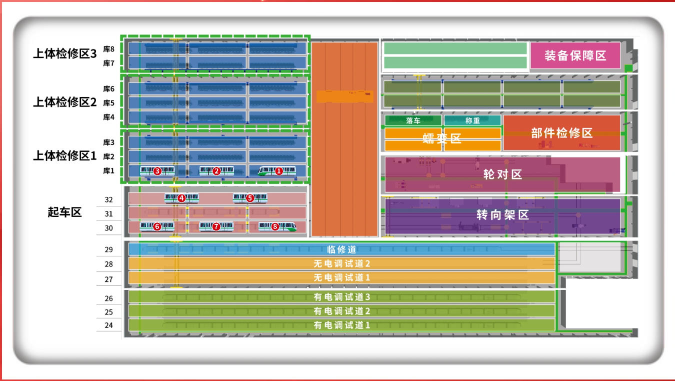
#> input picture 图片/列车模型/列车.jpg, 1349 x 761 px, found by its file name (shown at 1/2 size)
$ python analyze_fine.py
#> lines starting #> are read from the running program, lines starting #| are printed output that depends on the picture; after the words box and inside, x2 and y2 are one past the last pixel; in counts of white or black regions, pixels touching at a corner belong together
import cv2
import numpy as np
from PIL import Image

img_pil = Image.open(r'F:\自开发程序\工厂建模\图片\列车模型\列车.jpg')
#> img_pil is the input picture: PIL image 1349x761 RGB; mean R, G, B 191.5, 184.9, 173.6
img = cv2.cvtColor(np.array(img_pil), cv2.COLOR_RGB2BGR)
gray = cv2.cvtColor(img, cv2.COLOR_BGR2GRAY)
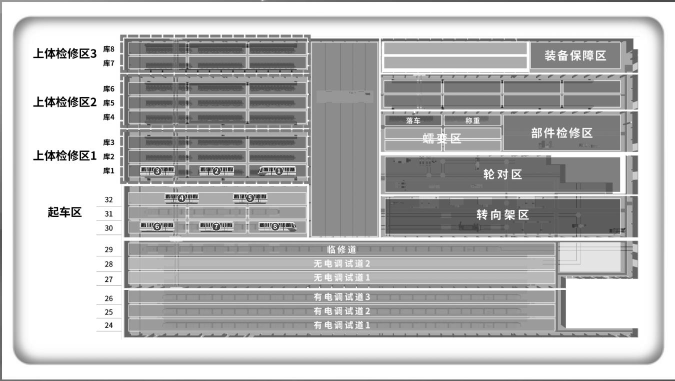
#> gray: shape (761, 1349) (shown at 1/2 size); min 0, max 255, mean 185.6

h, w = gray.shape
#> h = 761; w = 1349

row_white = np.array([np.sum(gray[r, :] > 235) for r in range(h)])
#> row_white = 761 values, max 1345 at index 5, min 0 at index 1, mean 468.6
col_white = np.array([np.sum(gray[:, c] > 235) for c in range(w)])
#> col_white = 1349 values, max 755 at index 5, min 0 at index 0, mean 264.4

print("=== 主内容区域(行69-674, 列240-1276)的精细分析 ===")

print("\n--- 列240-1276 中每列的白像素占比 ---")
prev_pct = 0
for c in range(240, 1277):
    white_pct = col_white[c] / h
    if white_pct > 0.88:
        if prev_pct <= 0.88:
            print(f"  白色列开始: {c} ({white_pct:.1%})")
    else:
        if prev_pct > 0.88:
            print(f"  白色列结束: {c-1}")
    prev_pct = white_pct
#> this loop made 1037 passes
#> (white_pct, prev_pct) on passes 1 to 3: (0.573, 0.573), (0.565, 0.565), (0.558, 0.558)

print("\n--- 行69-674 中每行的白像素占比 ---")
prev_pct = 0
for r in range(69, 675):
    white_pct = row_white[r] / w
    if white_pct > 0.88:
        if prev_pct <= 0.88:
            print(f"  白色行开始: {r} ({white_pct:.1%})")
    else:
        if prev_pct > 0.88:
            print(f"  白色行结束: {r-1}")
    prev_pct = white_pct
#> this loop made 606 passes
#> (white_pct, prev_pct) on passes 1 to 3: (0.703, 0.703), (0.701, 0.701), (0.7, 0.7)
#|   白色行开始: 475 (96.7%)
#|   白色行开始: 577 (96.7%)

print("\n--- 行76-474区域(第一大块)的列分析 ---")
for c in range(240, 1277, 1):
    region = gray[76:475, c]
    white_pct = np.sum(region > 235) / len(region)
    if white_pct > 0.95:
        pass
#> this loop made 1037 passes
#> white_pct on passes 1 to 3: 0.333, 0.318, 0.311

def find_vertical_splits(img_gray, row_start, row_end, col_start, col_end, threshold=0.90):
#> called with row_start = 76, row_end = 475, col_start = 240, col_end = 1277, threshold = 0.85
    region = img_gray[row_start:row_end, col_start:col_end]
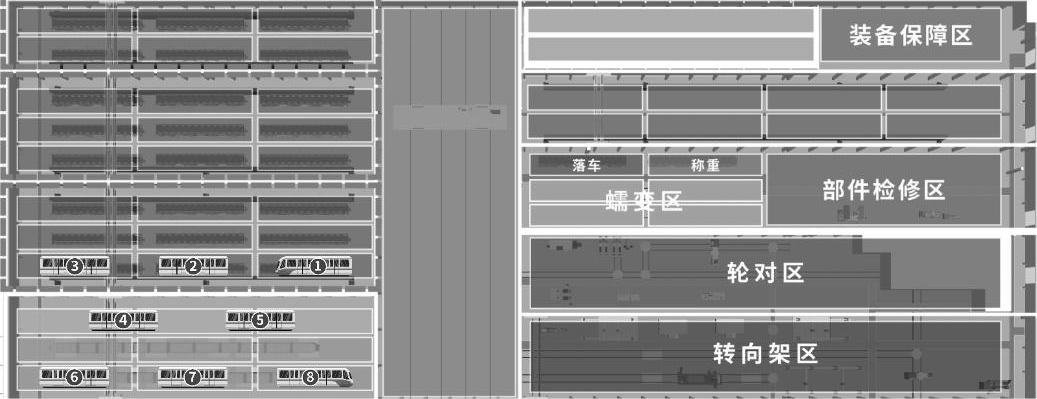
#> region: shape (399, 1037); min 1, max 255, mean 143
    h_r, w_r = region.shape
#> h_r = 399; w_r = 1037
    splits = []
    for c in range(w_r):
        white_pct = np.sum(region[:, c] > 235) / h_r
        if white_pct > threshold:
            splits.append(col_start + c)
#> after the loop, splits = [758, 759, 760]
    return splits

print("\n--- 行76-474, 列240-1276 垂直分割检测 ---")
splits1 = find_vertical_splits(gray, 76, 475, 240, 1277, 0.85)
#> splits1 = [758, 759, 760]
def group_consecutive(indices, gap=5):
#> called with gap = 5
    if not indices:
        return []
    groups = []
    start = indices[0]
#> start = 758
    prev = indices[0]
#> prev = 758
    for idx in indices[1:]:
        if idx - prev > gap:
            groups.append((start, prev))
            start = idx
        prev = idx
#> this loop made 2 passes
#> (idx, prev) on passes 1 to 2: (759, 759), (760, 760)
#> after the loop, groups = []
    groups.append((start, prev))
    return groups

col_splits1 = group_consecutive(splits1, 5)
#> col_splits1 = [(758, 760)]
print(f"垂直分割线: {col_splits1}")
#| 垂直分割线: [(758, 760)]

print("\n--- 行481-576, 列240-1276 垂直分割检测 ---")
splits2 = find_vertical_splits(gray, 481, 577, 240, 1277, 0.85)
#> call 2 of find_vertical_splits, with row_start = 481, row_end = 577, col_start = 240, col_end = 1277, threshold = 0.85
#> in find_vertical_splits (call 2), `region = img_gray[row_start:row_end, col_start:col_end]`:
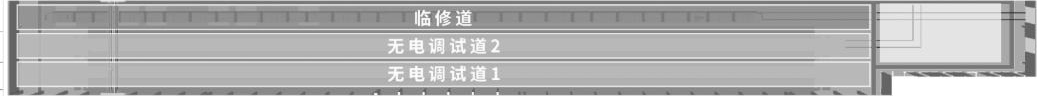
#> region: shape (96, 1037); min 56, max 255, mean 176.2
#> the loop in find_vertical_splits (call 2), `for c in range(w_r):` made 1037 passes
#> white_pct on passes 1 to 3: 0.969, 0.969, 0.958
#> after the loop in find_vertical_splits (call 2), `for c in range(w_r):`: splits = [240, 241, 242, 244, 245, 246]
#> splits2 = [240, 241, 242, 244, 245, 246]
col_splits2 = group_consecutive(splits2, 5)
#> the loop in group_consecutive (call 2), `for idx in indices[1:]:` made 5 passes
#> (idx, prev) on passes 1 to 5: (241, 241), (242, 242), (244, 244), (245, 245), (246, 246)
#> col_splits2 = [(240, 246)]
print(f"垂直分割线: {col_splits2}")
#| 垂直分割线: [(240, 246)]

print("\n--- 行580-674, 列240-1276 垂直分割检测 ---")
splits3 = find_vertical_splits(gray, 580, 675, 240, 1277, 0.85)
#> call 3 of find_vertical_splits, with row_start = 580, row_end = 675, col_start = 240, col_end = 1277, threshold = 0.85
#> in find_vertical_splits (call 3), `region = img_gray[row_start:row_end, col_start:col_end]`:
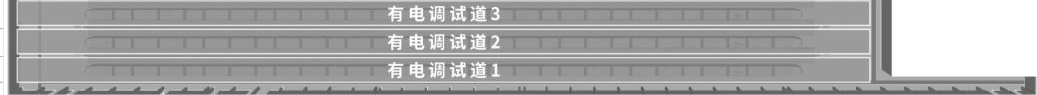
#> region: shape (95, 1037); min 80, max 255, mean 167.5
#> the loop in find_vertical_splits (call 3), `for c in range(w_r):` made 1037 passes
#> white_pct on passes 1 to 3: 0.958, 0.958, 0.947
#> splits3 = [240, 241, 242, 244, 245, 246]
col_splits3 = group_consecutive(splits3, 5)
#> col_splits3 = [(240, 246)]
print(f"垂直分割线: {col_splits3}")
#| 垂直分割线: [(240, 246)]

print("\n=== 尝试不同的方法：找内容区块（连通区域）===")
_, bw = cv2.threshold(gray, 220, 255, cv2.THRESH_BINARY_INV)
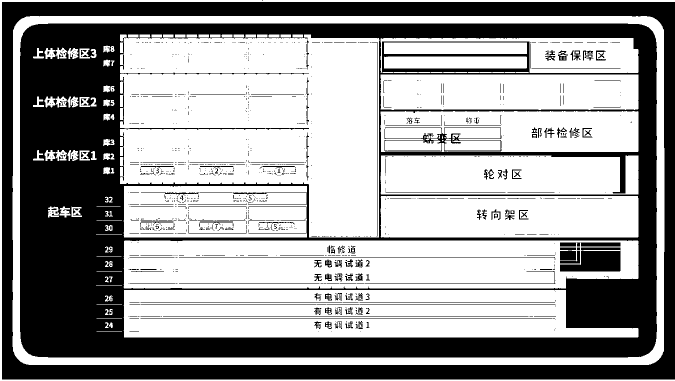
#> bw: shape (761, 1349) (shown at 1/2 size); 61.1% white; 1211 black regions (1002 under 20 px), largest, box (x1, y1, x2, y2) and area: (40, 47, 1314, 715) 262631, (4, 4, 1349, 759) 107381, (1120, 501, 1241, 543) 3830
num_labels, labels, stats, centroids = cv2.connectedComponentsWithStats(bw, connectivity=8)
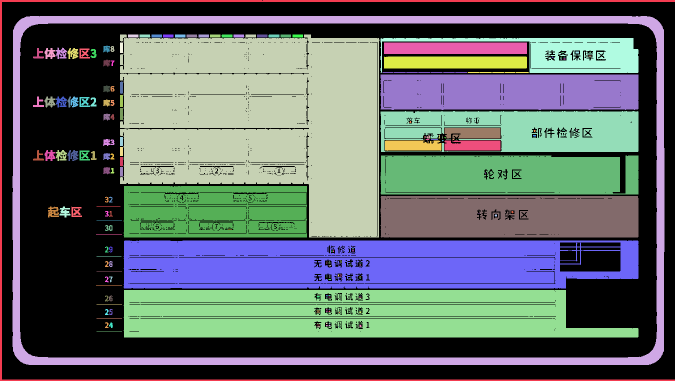
#> labels: shape (761, 1349) int32 (shown at 1/2 size); 191 distinct labels, from 0 to 190; one colour per label, 0 black
#> num_labels = 191; stats = 191 rows, first 6: [4, 0, 1345, 759, 399593], [0, 0, 1349, 761, 11112], [25, 32, 1304, 698, 59262], [240, 69, 519, 406, 160133], [256, 69, 21, 6, 126], [279, 69, 22, 6, 127]; centroids = 191 pairs, first value 76.82 to 1179.7, second value 71.5 to 662

large_components = []
for i in range(1, num_labels):
    x, y, w_c, h_c, area = stats[i]
    if area > 5000:
        large_components.append((x, y, w_c, h_c, area, centroids[i]))
#> this loop made 190 passes

large_components.sort(key=lambda c: -c[4])
print(f"大面积连通区域 (area > 5000): {len(large_components)}个")
#| 大面积连通区域 (area > 5000): 13个
for i, (x, y, w_c, h_c, area, cent) in enumerate(large_components[:30]):
    print(f"  [{i}] 位置({x},{y}) 大小{w_c}x{h_c} 面积{area} 中心({cent[0]:.0f},{cent[1]:.0f})")
#> this loop made 13 passes
#> (x, y, w_c, h_c, area, cent) on passes 1 to 12: (240, 69, 519, 406, 160133, [519.1, 238.9]), (247, 481, 1030, 96, 85378, [721.4, 528]), (247, 580, 1030, 95, 81518, [707.3, 628.6]), (25, 32, 1304, 698, 59262, [681, 381.2]), (761, 392, 516, 83, 41585, [1019.4, 433.4]), (761, 311, 516, 78, 37965, [1013.3, 349.7]), (761, 149, 516, 71, 35689, [1018.9, 183.5]), (247, 372, 367, 103, 34341, [430, 422.7]), (761, 222, 516, 82, 31792, [1050.1, 258]), (761, 76, 516, 70, 15759, [1131, 106.8]), (0, 0, 1349, 761, 11112, [491.3, 288.7]), (768, 113, 286, 24, 6857, [910.6, 124.5])
#|   [0] 位置(240,69) 大小519x406 面积160133 中心(519,239)
#|   [1] 位置(247,481) 大小1030x96 面积85378 中心(721,528)
#|   [2] 位置(247,580) 大小1030x95 面积81518 中心(707,629)
#|   [3] 位置(25,32) 大小1304x698 面积59262 中心(681,381)
#|   [4] 位置(761,392) 大小516x83 面积41585 中心(1019,433)
#|   [5] 位置(761,311) 大小516x78 面积37965 中心(1013,350)
#|   [6] 位置(761,149) 大小516x71 面积35689 中心(1019,183)
#|   [7] 位置(247,372) 大小367x103 面积34341 中心(430,423)
#> (further printed lines are left out)
